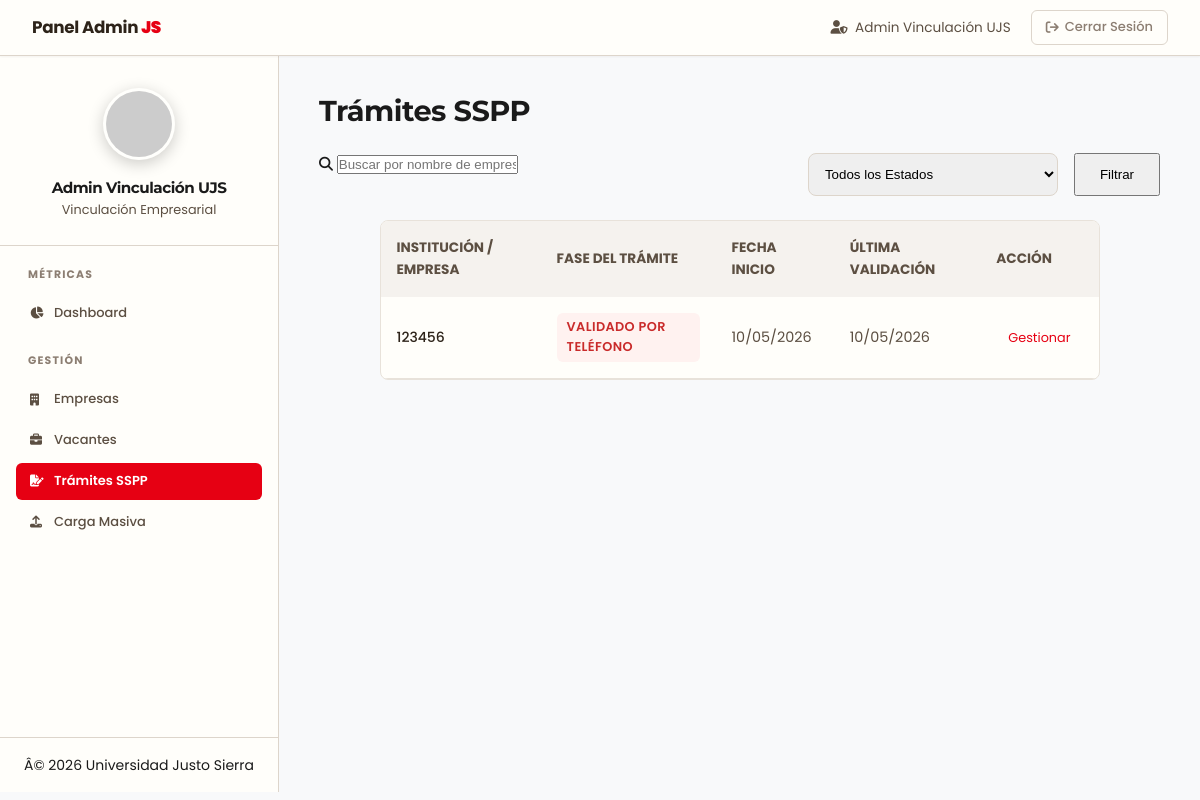
The app's page /admin/empresas/gestionar_tramites.php (signed in), older data.
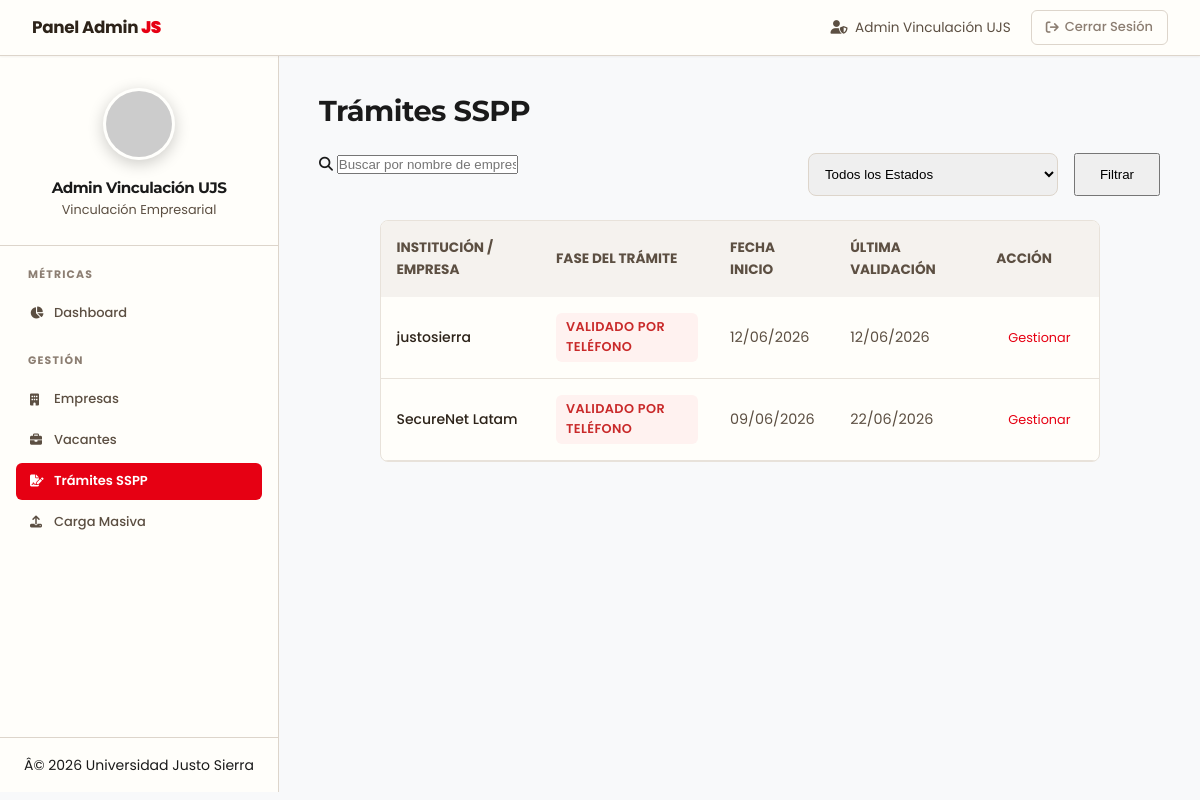
The same page, newer data.
### tables this page shows
CREATE TABLE `solicitudes_sspp` (
  `id_solicitud` int(11) NOT NULL,
  `id_empresa` int(11) NOT NULL,
  `estado_tramite` enum('Solicitud Inicial','Formato Enviado','Datos Recibidos','Validado por Teléfono','Aprobado Catálogo','Expirado') DEFAULT 'Solicitud Inicial',
  `fecha_inicio` date NOT NULL,
  `fecha_validacion` date DEFAULT NULL,
  `fecha_vencimiento` date DEFAULT NULL,
  `archivo_solicitud_dir` varchar(255) DEFAULT NULL COMMENT 'Ruta del archivo de Dirección',
  `archivo_catalogo_generado` varchar(255) DEFAULT NULL COMMENT 'Ruta del PDF final',
  `notas_admin` text DEFAULT NULL
);

CREATE TABLE `empresas` (
  `id_empresa` int(11) NOT NULL,
  `nombre_empresa` varchar(255) NOT NULL,
  `carreras_afines` text DEFAULT NULL,
  `email_contacto` varchar(255) NOT NULL,
  `password` varchar(255) NOT NULL,
  `rfc` varchar(13) DEFAULT NULL,
  `descripcion` text DEFAULT NULL,
  `sitio_web` varchar(255) DEFAULT NULL,
  `logo_url` varchar(255) DEFAULT NULL,
  `estado_validacion` enum('pendiente','aprobada','rechazada') DEFAULT 'pendiente',
  `fecha_registro` timestamp NOT NULL DEFAULT current_timestamp(),
  `es_catalogo_sspp` tinyint(1) DEFAULT 0,
  `vigencia_sspp` date DEFAULT NULL,
  `banner_url` varchar(255) DEFAULT NULL,
  `notas_internas` text DEFAULT NULL
);

### admin/controllers/GestionarTramitesController.php (called while the page is built, shortened)
<?php
require_once __DIR__ . '/../models/EmpresaModel.php';
class GestionarTramitesController {
    private $conexion;
    public function __construct(PDO $conexion) {
        $this->conexion = $conexion;
    }
    public function index() {
        $nombre_admin = $_SESSION['nombre_admin'] ?? 'Admin Vinculación';
        $search = $_GET['search'] ?? '';
        $filtro_estado = $_GET['estado'] ?? '';
        $page = isset($_GET['page']) ? (int)$_GET['page'] : 1;
        $limit = 15;
        $offset = ($page - 1) * $limit;
        $empresaModel = new EmpresaModel($this->conexion);
        $tramites = $empresaModel->getTramites($search, $filtro_estado, $limit, $offset);
        function obtenerClaseEstado($estado) {
            switch ($estado) {
                case 'Validado por Teléfono': return 'cerrada';
            }
        }
        require_once __DIR__ . '/../views/empresas/gestionar_tramites.php';
    }
}

### admin/empresas/gestionar_tramites.php (called while the page is built)
<?php
require_once '../../config/conexion.php';
require_once '../controllers/GestionarTramitesController.php';
$controller = new GestionarTramitesController($conexion);
$controller->index();

### admin/models/EmpresaModel.php (called while the page is built, shortened)
<?php
class EmpresaModel {
    private $conexion;
    public function __construct(PDO $conexion) {
        $this->conexion = $conexion;
    }
    public function getTramites($search = '', $filtro_estado = '', $limit = 15, $offset = 0) {
        $sql = "SELECT s.id_solicitud, s.estado_tramite, s.fecha_inicio, s.fecha_validacion,
                       e.nombre_empresa, e.email_contacto, e.id_empresa
                FROM solicitudes_sspp s
                JOIN empresas e ON s.id_empresa = e.id_empresa
                WHERE 1=1";
        $params = [];
        $sql .= " ORDER BY s.fecha_inicio DESC LIMIT " . (int)$limit . " OFFSET " . (int)$offset;
        $stmt = $this->conexion->prepare($sql);
        $stmt->execute($params);
        return $stmt->fetchAll(PDO::FETCH_ASSOC);
    }
}

### admin/views/empresas/gestionar_tramites.php (the view, shortened to what this page needs)
<!DOCTYPE html>
<html lang="es">
<head>
    <link rel="stylesheet" href="../../assets/css/companies_premium.css">
    <link rel="stylesheet" href="../../assets/css/index.css">
    <link rel="stylesheet" href="https://cdnjs.cloudflare.com/ajax/libs/font-awesome/6.5.1/css/all.min.css">
</head>
<body>
    <nav class="navbar-premium">
        <div class="navbar-brand">Panel Admin <span style="color: var(--js-rojo); font-weight: 900;">JS</span></div>
        <div class="navbar-links">
            <span style="color: var(--text-secondary); margin-right: 8px; font-size: 0.85rem;">
                <i class="fas fa-user-shield" style="margin-right: 4px;"></i> <?php echo htmlspecialchars($nombre_admin ?? 'Admin'); ?>
            </span>
            <a href="../../logout.php" class="btn-logout-premium">
                <i class="fas fa-arrow-right-from-bracket"></i> Cerrar Sesión
            </a>
        </div>
    </nav>
    <div class="dashboard-grid">
        <aside class="sidebar">
            <div class="sidebar-profile">
                <img src="https://ui-avatars.com/api/?name=<?php echo urlencode($nombre_admin ?? 'Admin'); ?>&background=E60013&color=fff&size=144&font-size=0.4&bold=true" alt="Perfil" class="sidebar-avatar">
                <h3 class="sidebar-name"><?php echo htmlspecialchars($nombre_admin ?? 'Admin'); ?></h3>
                <p class="sidebar-role">Vinculación Empresarial</p>
            </div>
            <nav class="sidebar-nav">
                <span class="sidebar-section-label">Métricas</span>
                <a href="dashboard.php" class="nav-pill"><i class="fas fa-chart-pie" style="width: 18px;"></i> Dashboard</a>
                <span class="sidebar-section-label">Gestión</span>
                <a href="lista_empresas.php" class="nav-pill <?php echo basename($_SERVER['PHP_SELF']) == 'lista_empresas.php' ? 'active' : ''; ?>"><i class="fas fa-building" style="width: 18px;"></i> Empresas</a>
                <a href="gestionar_vacantes.php" class="nav-pill <?php echo basename($_SERVER['PHP_SELF']) == 'gestionar_vacantes.php' ? 'active' : ''; ?>"><i class="fas fa-briefcase" style="width: 18px;"></i> Vacantes</a>
                <a href="gestionar_tramites.php" class="nav-pill <?php echo basename($_SERVER['PHP_SELF']) == 'gestionar_tramites.php' ? 'active' : ''; ?>"><i class="fas fa-file-signature" style="width: 18px;"></i> Trámites SSPP</a>
                <a href="carga_masiva.php" class="nav-pill"><i class="fas fa-upload" style="width: 18px;"></i> Carga Masiva</a>
            </nav>
            <div class="sidebar-footer">
                <p>Â© <?php echo date('Y'); ?> Universidad Justo Sierra</p>
            </div>
        </aside>
        <main class="main-content">            <div style="display: flex; justify-content: space-between; align-items: center; margin-bottom: 24px;">
                <h2 style="margin: 0; font-size: 1.8rem; font-weight: 800; color: var(--text);">Trámites SSPP</h2>
            </div>
            <form method="GET" action="gestionar_tramites.php" style="margin-bottom: 24px; display: flex; gap: 16px;">
                <div class="search-bar" style="flex: 1;">
                    <i class="fas fa-search"></i>
                    <input type="text" name="search" placeholder="Buscar por nombre de empresa..." value="<?php echo htmlspecialchars($search); ?>">
                </div>
                <select name="estado" class="form-select" style="width: 250px; padding: 12px; border-radius: 8px; border: 1px solid var(--border);">
                    <option value="">Todos los Estados</option>
                </select>
                <button type="submit" class="btn-primary" style="padding: 0 24px;">Filtrar</button>
            </form>
            <div class="premium-form-card" style="padding: 0; overflow: hidden;">
                <?php if(empty($tramites)): ?>
                    <div class="empty-state" style="padding: 60px 20px; text-align: center;">
                        <i class="fas fa-file-signature" style="font-size: 3rem; color: var(--border-light); margin-bottom: 16px;"></i>
                        <p>No se encontraron trÃ¡mites con los criterios seleccionados.</p>
                    </div>
                <?php else: ?>
                    <table style="width: 100%; border-collapse: collapse;">
                        <thead style="background: var(--surface-alt);">
                            <tr>
                                <th style="padding: 16px; text-align: left; font-size: 0.85rem; color: var(--text-secondary); text-transform: uppercase;">Institución / Empresa</th>
                                <th style="padding: 16px; text-align: left; font-size: 0.85rem; color: var(--text-secondary); text-transform: uppercase;">Fase del Trámite</th>
                                <th style="padding: 16px; text-align: left; font-size: 0.85rem; color: var(--text-secondary); text-transform: uppercase;">Fecha Inicio</th>
                                <th style="padding: 16px; text-align: left; font-size: 0.85rem; color: var(--text-secondary); text-transform: uppercase;">Última Validación</th>
                                <th style="padding: 16px; text-align: left; font-size: 0.85rem; color: var(--text-secondary); text-transform: uppercase;">Acción</th>
                            </tr>
                        </thead>
                        <tbody>
                            <?php foreach($tramites as $t): ?>
                            <tr>
                                <td style="padding: 16px; border-bottom: 1px solid var(--border-light); font-weight: 500; color: var(--text);">
                                    <?php echo htmlspecialchars($t['nombre_empresa']); ?>
                                </td>
                                <td style="padding: 16px; border-bottom: 1px solid var(--border-light);">
                                    <span class="status-badge <?php echo obtenerClaseEstado($t['estado_tramite']); ?>" style="padding: 4px 10px; border-radius: 6px; font-size: 0.8rem; font-weight: 600;">
                                        <?php echo htmlspecialchars($t['estado_tramite']); ?>
                                    </span>
                                </td>
                                <td style="padding: 16px; border-bottom: 1px solid var(--border-light); color: var(--text-secondary); font-size: 0.9rem;">
                                    <?php echo htmlspecialchars(date('d/m/Y', strtotime($t['fecha_inicio']))); ?>
                                </td>
                                <td style="padding: 16px; border-bottom: 1px solid var(--border-light); color: var(--text-secondary); font-size: 0.9rem;">
                                    <?php echo $t['fecha_validacion'] ? htmlspecialchars(date('d/m/Y', strtotime($t['fecha_validacion']))) : 'Pendiente'; ?>
                                </td>
                                <td style="padding: 16px; border-bottom: 1px solid var(--border-light);">
                                    <a href="detalle_tramite.php?id=<?php echo $t['id_solicitud']; ?>" class="btn-primary" style="padding: 6px 12px; font-size: 0.8rem; text-decoration: none;">
                                        Gestionar
                                    </a>
                                </td>
                            </tr>
                            <?php endforeach; ?>
                        </tbody>
                    </table>
                <?php endif; ?>
            </div>        </main>
    </div>
</body>
</html>

### assets/css/index.css (style rules this page uses)
:root { --js-red: #E60013; --js-red-dark: #B3000E; --js-red-light: #FF3347; --js-gold: #FCC800; --js-gold-dark: #D4A800; --js-gold-light: #FFEB99; --premium-dark: #1A1A1A; --premium-darker: #121212; --premium-gray: #4A4A4A; --premium-light-gray: #E0E0E0; --premium-surface: #FFFFFF; --premium-background: #F8F9FA; --font-heading: 'Montserrat', sans-serif; --font-body: 'Poppins', sans-serif; --shadow-sm: 0 2px 8px rgba(0, 0, 0, 0.05); --shadow-md: 0 8px 24px rgba(230, 0, 19, 0.08); --shadow-lg: 0 12px 32px rgba(0, 0, 0, 0.12); --transition-fast: 0.2s cubic-bezier(0.4, 0, 0.2, 1); --transition-smooth: 0.3s cubic-bezier(0.4, 0, 0.2, 1); }
body { font-family: var(--font-body) !important; background-color: var(--premium-background) !important; color: var(--premium-dark) !important; -webkit-font-smoothing: antialiased; -moz-osx-font-smoothing: grayscale; }
h1, h2, h3, h4, h5, h6, .title-login { font-family: var(--font-heading) !important; font-weight: 700 !important; color: var(--premium-dark) !important; letter-spacing: -0.5px; }
a { transition: color var(--transition-fast), opacity var(--transition-fast); }

Row changes from the older to the newer data that the page shows:
removed solicitudes_sspp: id_empresa.nombre_empresa "123456", estado_tramite "VALIDADO POR TELÉFONO", fecha_inicio "10/05/2026", fecha_validacion "10/05/2026"
added solicitudes_sspp: id_empresa.nombre_empresa "justosierra", estado_tramite "VALIDADO POR TELÉFONO", fecha_inicio "12/06/2026", fecha_validacion "12/06/2026"
added solicitudes_sspp: id_empresa.nombre_empresa "SecureNet Latam", estado_tramite "VALIDADO POR TELÉFONO", fecha_inicio "09/06/2026", fecha_validacion "22/06/2026"
